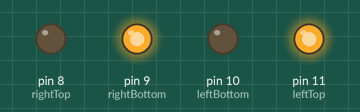
The sketch below on a simulated Arduino Uno, built with avr-gcc and run on an emulated ATmega328P. Shown: output pins drawn as LEDs (lit = HIGH).

Above: at 0.12 s.
At 10.12 s:
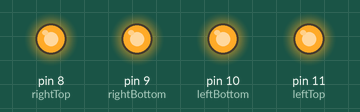
At 12.37 s:
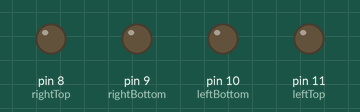
At 15.87 s:
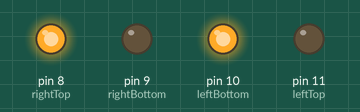
Timing chart, 0 to 16.3 s (numbered marks = the images above):
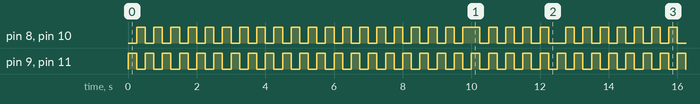

Measured:
- by itself, pin 9 (rightBottom), pin 11 (leftTop): alternates HIGH for 0.25 s and LOW for 0.25 s
- by itself, pin 8 (rightTop), pin 10 (leftBottom): repeats every 12.5 s: HIGH 0.50 s, 4 × (LOW 0.25 s, HIGH 0.25 s), LOW 0.50 s, 19 × (HIGH 0.25 s, LOW 0.25 s)
- by itself, everything shown: repeats every 12.5 s, in 50 steps

The sketch:

Tail_Light.ino
```cpp
#define leftTop 11
#define leftBottom 10
#define rightTop 8
#define rightBottom 9
void setup() {
  // put your setup code here, to run once:
  pinMode(leftTop, OUTPUT);
  pinMode(leftBottom, OUTPUT);
  pinMode(rightTop, OUTPUT);
  pinMode(rightBottom, OUTPUT);
}

void loop() {
  // put your main code here, to run repeatedly:
  for (int i  = 0; i <20; i++){
      digitalWrite(leftTop, HIGH);
      digitalWrite(rightBottom, HIGH);
      digitalWrite(leftBottom, LOW);
      digitalWrite(rightTop, LOW);
      delay(250);
      digitalWrite(leftTop, LOW);
      digitalWrite(rightBottom, LOW);
      digitalWrite(leftBottom, HIGH);
      digitalWrite(rightTop, HIGH);
      delay(250);
  }
    for (int i  = 0; i <5; i++){
      digitalWrite(leftTop, HIGH);
      digitalWrite(rightBottom, HIGH);
      digitalWrite(leftBottom, HIGH);
      digitalWrite(rightTop, HIGH);
      delay(250);
      digitalWrite(leftTop, LOW);
      digitalWrite(rightBottom, LOW);
      digitalWrite(leftBottom, LOW);
      digitalWrite(rightTop, LOW);
      delay(250);
  }
}
```
